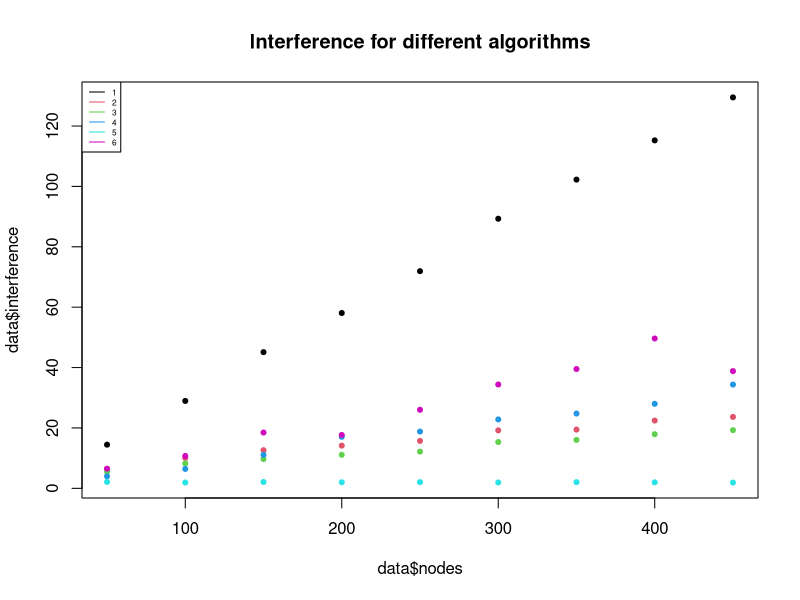
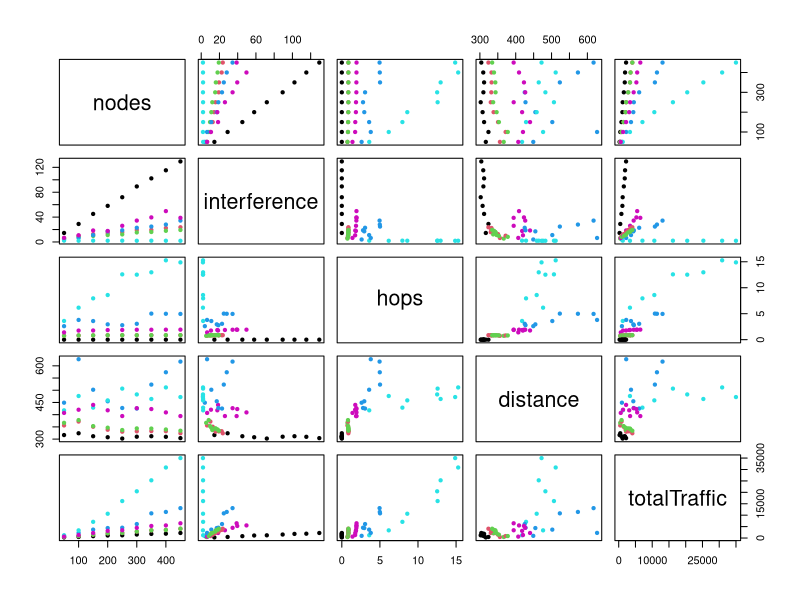

The R script that drew these images, in order:
data <- read.csv('stats.csv')
summary(data)
data$algorithm <- as.factor(data$algorithm)
plot(data$nodes, data$interference, col=data$algorithm, pch=20, main="Interference for different algorithms")
legend(x='topleft', legend=names(summary(data$algorithm)), col=data$algorithm, lwd=1, cex=.5)
pairs(data[, c("nodes", "interference", "hops", "distance", "totalTraffic")], col=data$algorithm, pch=20)